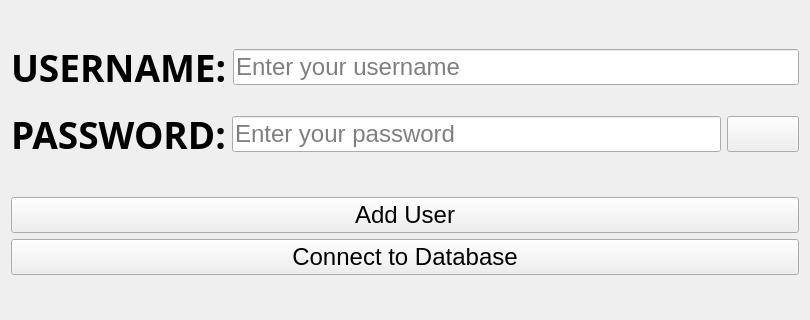
<?xml version="1.0" encoding="UTF-8"?>
<ui version="4.0">
 <class>create_login_window</class>
 <widget class="QWidget" name="create_login_window">
  <property name="enabled">
   <bool>true</bool>
  </property>
  <property name="geometry">
   <rect>
    <x>0</x>
    <y>0</y>
    <width>810</width>
    <height>320</height>
   </rect>
  </property>
  <property name="sizePolicy">
   <sizepolicy hsizetype="Preferred" vsizetype="Preferred">
    <horstretch>0</horstretch>
    <verstretch>0</verstretch>
   </sizepolicy>
  </property>
  <property name="minimumSize">
   <size>
    <width>810</width>
    <height>320</height>
   </size>
  </property>
  <property name="maximumSize">
   <size>
    <width>810</width>
    <height>320</height>
   </size>
  </property>
  <property name="font">
   <font>
    <pointsize>18</pointsize>
   </font>
  </property>
  <property name="windowTitle">
   <string>CREATE LOGIN</string>
  </property>
  <property name="windowIcon">
   <iconset>
    <normaloff>../Images/login.png</normaloff>../Images/login.png</iconset>
  </property>
  <layout class="QVBoxLayout" name="verticalLayout">
   <item>
    <spacer name="verticalSpacer_3">
     <property name="orientation">
      <enum>Qt::Vertical</enum>
     </property>
     <property name="sizeType">
      <enum>QSizePolicy::Preferred</enum>
     </property>
     <property name="sizeHint" stdset="0">
      <size>
       <width>20</width>
       <height>40</height>
      </size>
     </property>
    </spacer>
   </item>
   <item>
    <layout class="QHBoxLayout" name="horizontalLayout">
     <item>
      <widget class="QLabel" name="label_username">
       <property name="font">
        <font>
         <family>Segoe UI Variable Text Semibold</family>
         <pointsize>28</pointsize>
         <bold>true</bold>
        </font>
       </property>
       <property name="text">
        <string>USERNAME:</string>
       </property>
      </widget>
     </item>
     <item>
      <widget class="QLineEdit" name="lineEdit_username">
       <property name="placeholderText">
        <string>Enter your username</string>
       </property>
      </widget>
     </item>
    </layout>
   </item>
   <item>
    <spacer name="verticalSpacer_2">
     <property name="orientation">
      <enum>Qt::Vertical</enum>
     </property>
     <property name="sizeType">
      <enum>QSizePolicy::Preferred</enum>
     </property>
     <property name="sizeHint" stdset="0">
      <size>
       <width>20</width>
       <height>20</height>
      </size>
     </property>
    </spacer>
   </item>
   <item>
    <layout class="QHBoxLayout" name="horizontalLayout_2">
     <item>
      <widget class="QLabel" name="label_password">
       <property name="font">
        <font>
         <family>Segoe UI Variable Text Semibold</family>
         <pointsize>28</pointsize>
         <bold>true</bold>
        </font>
       </property>
       <property name="text">
        <string>PASSWORD:</string>
       </property>
      </widget>
     </item>
     <item>
      <widget class="QLineEdit" name="lineEdit_password">
       <property name="echoMode">
        <enum>QLineEdit::Password</enum>
       </property>
       <property name="placeholderText">
        <string>Enter your password</string>
       </property>
      </widget>
     </item>
     <item>
      <widget class="QPushButton" name="pushButton_viewpass">
       <property name="text">
        <string/>
       </property>
       <property name="icon">
        <iconset>
         <normaloff>../Images/eye.png</normaloff>../Images/eye.png</iconset>
       </property>
       <property name="iconSize">
        <size>
         <width>32</width>
         <height>32</height>
        </size>
       </property>
      </widget>
     </item>
    </layout>
   </item>
   <item>
    <spacer name="verticalSpacer">
     <property name="orientation">
      <enum>Qt::Vertical</enum>
     </property>
     <property name="sizeHint" stdset="0">
      <size>
       <width>20</width>
       <height>40</height>
      </size>
     </property>
    </spacer>
   </item>
   <item>
    <widget class="QPushButton" name="pushButton_adduser">
     <property name="text">
      <string>Add User</string>
     </property>
    </widget>
   </item>
   <item>
    <widget class="QPushButton" name="pushButton_connectDB">
     <property name="text">
      <string>Connect to Database</string>
     </property>
    </widget>
   </item>
   <item>
    <widget class="QLabel" name="label_result">
     <property name="text">
      <string/>
     </property>
    </widget>
   </item>
  </layout>
 </widget>
 <resources>
  <include location="../Images/resources.qrc"/>
 </resources>
 <connections/>
</ui>
